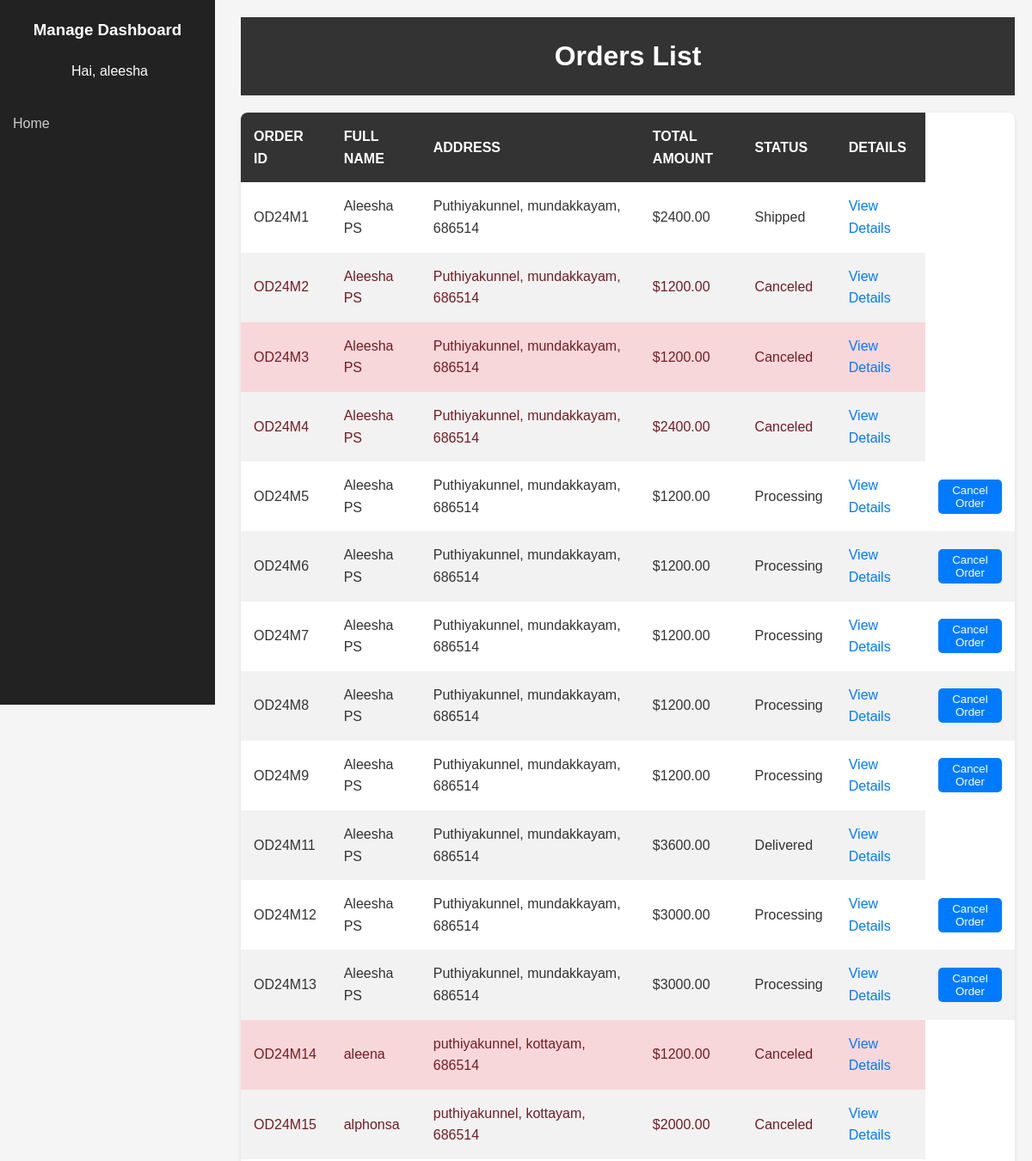
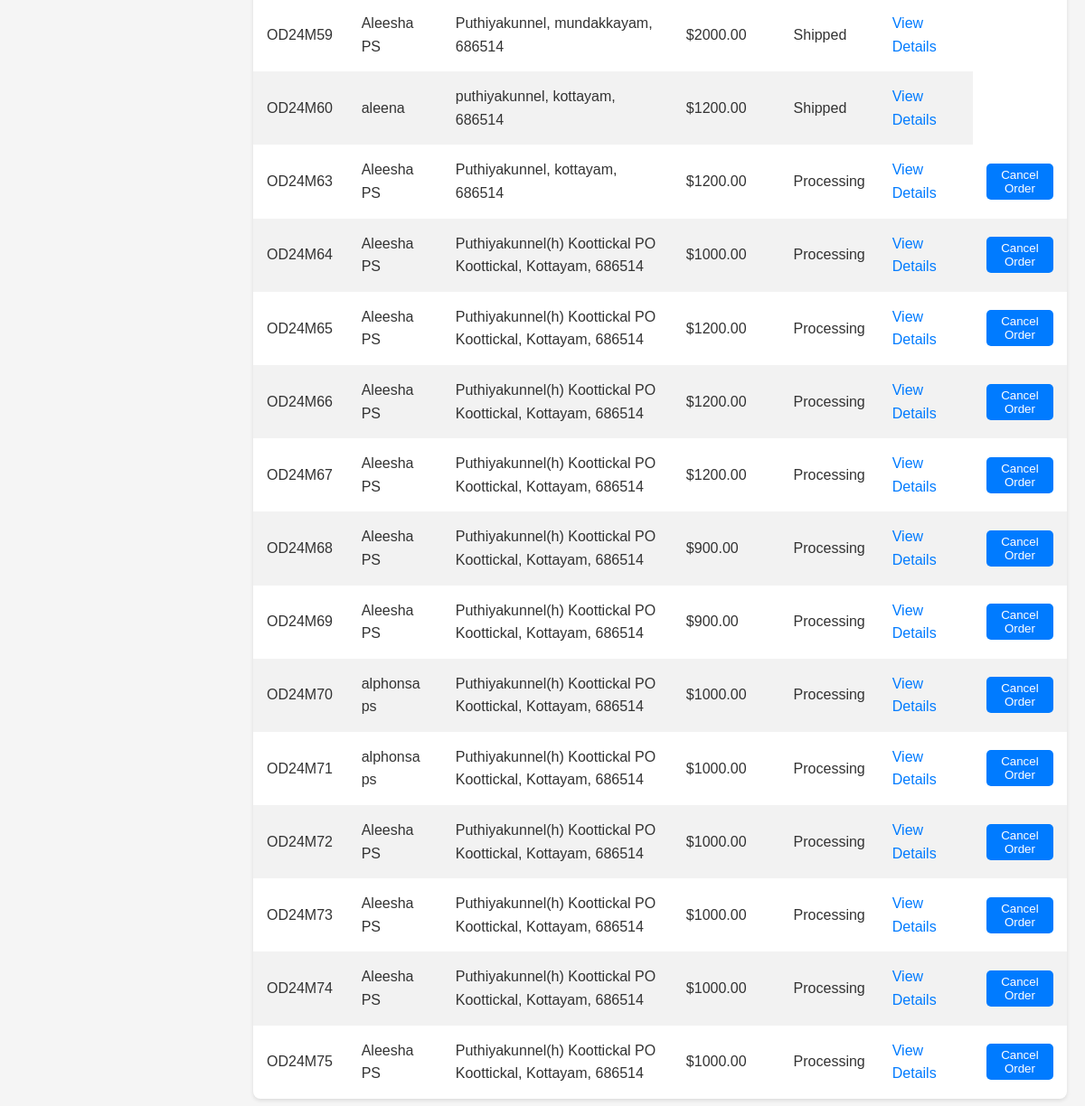
The page /order_view/ (signed in) on the database its author committed (2 pictures, top to bottom).
### saree/models.py (models this page shows, shortened)
class Order(models.Model):
    STATUS_CHOICES = [
        ('processing', 'Processing'),
        ('out_for_delivery', 'Out for Delivery'),
        ('shipped', 'Shipped'),
        ('delivered', 'Delivered'),
        ('canceled', 'Canceled'),
    ]
    user = models.ForeignKey(User, on_delete=models.CASCADE, default=False)
    fullname = models.CharField(max_length=255)
    address = models.CharField(max_length=255)
    city = models.CharField(max_length=100)
    postal_code = models.CharField(max_length=10)
    phone_number= models.CharField(max_length=13,default='')
    total_amount = models.DecimalField(max_digits=10, decimal_places=2)
    status = models.CharField(max_length=20, choices=STATUS_CHOICES, default='processing')
    created_at = models.DateTimeField(auto_now_add=True)

### saree/views.py (the view)
# urls.py: path('order_view/', views.user_order_view, name='user_order'),
@login_required
def user_order_view(request):
    orders = Order.objects.filter(user=request.user).all()
    context = {'orders': orders}
    return render(request, 'order_list_and_detail.html', context)

### saree/templates/order_list_and_detail.html (shortened to what this page needs)
<!DOCTYPE html>
<html lang="en">
<head>
    <link rel="stylesheet" href="https://cdnjs.cloudflare.com/ajax/libs/animate.css/4.1.1/animate.min.css">
</head>
<body>
    <div class="sidebar">
        <h3>Manage Dashboard</h3>
        <div class="user-info">
            {% if request.user.is_authenticated %}
             Hai, {{ user.username }}
            {% endif %}
        </div>
        {% if not request.user.is_superuser %}
        <a href="{% url 'index' %}">Home</a>
        {% endif %}
    </div>
    <div class="main-content">
        <div class="header">
            <h1>Orders List</h1>
        </div>
        <table>
            <thead>
                <tr>
                    <th>Order ID</th>
                    <th>Full Name</th>
                    <th>Address</th>
                    <th>Total Amount</th>
                    <th>Status</th>
                    <th>Details</th>
                </tr>
            </thead>
            <tbody>
                {% for order in orders %}
                <tr class="{{ order.status }} animate_animated animate_fadeInUp">
                    <td>OD24M{{ order.id }}</td>
                    <td>{{ order.fullname }}</td>
                    <td>{{ order.address }}, {{ order.city }}, {{ order.postal_code }}</td>
                    <td>${{ order.total_amount }}</td>
                    <td>{{ order.get_status_display }}</td>
                    <td><a href="{% url 'order_detail' order.id %}" class="view-details-link">View Details</a></td>
                    {% if not request.user.is_superuser and order.status == 'processing' %}
                    <td>
                        <form action="{% url 'cancel_order' order.id %}" method="post">
                            <button type="submit" class="cancel-button">Cancel Order</button>
                        </form>
                    </td>
                    {% endif %}
                </tr>
                {% endfor %}
            </tbody>
        </table>
    </div>
</body>
</html>

### saree/templates/order_list_and_detail.html (style rules this page uses)
body, h1, h2, h3, p, ul { margin: 0; padding: 0; }
body { font-family: Arial, sans-serif; line-height: 1.6; background-color: #f5f5f5; color: #333; padding: 0; display: flex; }
.sidebar { width: 250px; background-color: #222; height: 100vh; padding-top: 20px; position: fixed; color: #fff; }
.sidebar h3 { text-align: center; margin-bottom: 20px; }
.sidebar a { display: block; padding: 15px; color: #ccc; text-decoration: none; margin: 10px 0; transition: background 0.3s; }
.sidebar .user-info { margin: 20px; text-align: center; }
.main-content { margin-left: 260px; padding: 20px; width: calc(100% - 260px); }
.header { background-color: #333; color: #fff; padding: 20px; text-align: center; margin-bottom: 20px; }
table { width: 100%; border-collapse: collapse; background-color: #fff; border-radius: 8px; overflow: hidden; box-shadow: 0 2px 4px rgba(0, 0, 0, 0.1); margin-bottom: 20px; }
th, td { padding: 15px; text-align: left; }
th { background-color: #333; color: #fff; text-transform: uppercase; }
tbody tr:nth-child(even) { background-color: #f2f2f2; }
.view-details-link { color: #007bff; text-decoration: none; transition: color 0.3s; }
form button { padding: 5px 10px; background-color: #007bff; color: white; border: none; cursor: pointer; border-radius: 5px; }
.canceled { background-color: #f8d7da; color: #721c24; }

### rows shown on the page
Order: id "1", fullname "Aleesha PS", address "Puthiyakunnel", city "mundakkayam", postal_code "686514", total_amount "2400.00", status "Shipped"
Order: id "2", fullname "Aleesha PS", address "Puthiyakunnel", city "mundakkayam", postal_code "686514", total_amount "1200.00", status "Canceled"
Order: id "3", fullname "Aleesha PS", address "Puthiyakunnel", city "mundakkayam", postal_code "686514", total_amount "1200.00", status "Canceled"
Order: id "4", fullname "Aleesha PS", address "Puthiyakunnel", city "mundakkayam", postal_code "686514", total_amount "2400.00", status "Canceled"
Order: id "5", fullname "Aleesha PS", address "Puthiyakunnel", city "mundakkayam", postal_code "686514", total_amount "1200.00", status "Processing", shows "Cancel Order"
Order: id "6", fullname "Aleesha PS", address "Puthiyakunnel", city "mundakkayam", postal_code "686514", total_amount "1200.00", status "Processing", shows "Cancel Order"
Order: id "7", fullname "Aleesha PS", address "Puthiyakunnel", city "mundakkayam", postal_code "686514", total_amount "1200.00", status "Processing", shows "Cancel Order"
Order: id "8", fullname "Aleesha PS", address "Puthiyakunnel", city "mundakkayam", postal_code "686514", total_amount "1200.00", status "Processing", shows "Cancel Order"
Order: id "9", fullname "Aleesha PS", address "Puthiyakunnel", city "mundakkayam", postal_code "686514", total_amount "1200.00", status "Processing", shows "Cancel Order"
Order: id "11", fullname "Aleesha PS", address "Puthiyakunnel", city "mundakkayam", postal_code "686514", total_amount "3600.00", status "Delivered"
Order: id "12", fullname "Aleesha PS", address "Puthiyakunnel", city "mundakkayam", postal_code "686514", total_amount "3000.00", status "Processing", shows "Cancel Order"
Order: id "13", fullname "Aleesha PS", address "Puthiyakunnel", city "mundakkayam", postal_code "686514", total_amount "3000.00", status "Processing", shows "Cancel Order"
Order: id "14", fullname "aleena", address "puthiyakunnel", city "kottayam", postal_code "686514", total_amount "1200.00", status "Canceled"
Order: id "15", fullname "alphonsa", address "puthiyakunnel", city "kottayam", postal_code "686514", total_amount "2000.00", status "Canceled"
Order: id "59", fullname "Aleesha PS", address "Puthiyakunnel", city "mundakkayam", postal_code "686514", total_amount "2000.00", status "Shipped"
Order: id "60", fullname "aleena", address "puthiyakunnel", city "kottayam", postal_code "686514", total_amount "1200.00", status "Shipped"
Order: id "63", fullname "Aleesha PS", address "Puthiyakunnel", city "kottayam", postal_code "686514", total_amount "1200.00", status "Processing", shows "Cancel Order"
Order: id "64", fullname "Aleesha PS", address "Puthiyakunnel(h) Koottickal PO Koottickal", city "Kottayam", postal_code "686514", total_amount "1000.00", status "Processing", shows "Cancel Order"
Order: id "65", fullname "Aleesha PS", address "Puthiyakunnel(h) Koottickal PO Koottickal", city "Kottayam", postal_code "686514", total_amount "1200.00", status "Processing", shows "Cancel Order"
Order: id "66", fullname "Aleesha PS", address "Puthiyakunnel(h) Koottickal PO Koottickal", city "Kottayam", postal_code "686514", total_amount "1200.00", status "Processing", shows "Cancel Order"
Order: id "67", fullname "Aleesha PS", address "Puthiyakunnel(h) Koottickal PO Koottickal", city "Kottayam", postal_code "686514", total_amount "1200.00", status "Processing", shows "Cancel Order"
Order: id "68", fullname "Aleesha PS", address "Puthiyakunnel(h) Koottickal PO Koottickal", city "Kottayam", postal_code "686514", total_amount "900.00", status "Processing", shows "Cancel Order"
Order: id "69", fullname "Aleesha PS", address "Puthiyakunnel(h) Koottickal PO Koottickal", city "Kottayam", postal_code "686514", total_amount "900.00", status "Processing", shows "Cancel Order"
Order: id "70", fullname "alphonsa ps", address "Puthiyakunnel(h) Koottickal PO Koottickal", city "Kottayam", postal_code "686514", total_amount "1000.00", status "Processing", shows "Cancel Order"
Order: id "71", fullname "alphonsa ps", address "Puthiyakunnel(h) Koottickal PO Koottickal", city "Kottayam", postal_code "686514", total_amount "1000.00", status "Processing", shows "Cancel Order"
Order: id "72", fullname "Aleesha PS", address "Puthiyakunnel(h) Koottickal PO Koottickal", city "Kottayam", postal_code "686514", total_amount "1000.00", status "Processing", shows "Cancel Order"
Order: id "73", fullname "Aleesha PS", address "Puthiyakunnel(h) Koottickal PO Koottickal", city "Kottayam", postal_code "686514", total_amount "1000.00", status "Processing", shows "Cancel Order"
Order: id "74", fullname "Aleesha PS", address "Puthiyakunnel(h) Koottickal PO Koottickal", city "Kottayam", postal_code "686514", total_amount "1000.00", status "Processing", shows "Cancel Order"
Order: id "75", fullname "Aleesha PS", address "Puthiyakunnel(h) Koottickal PO Koottickal", city "Kottayam", postal_code "686514", total_amount "1000.00", status "Processing", shows "Cancel Order"

### other values the page prints
{{ user.username }} "aleesha"
